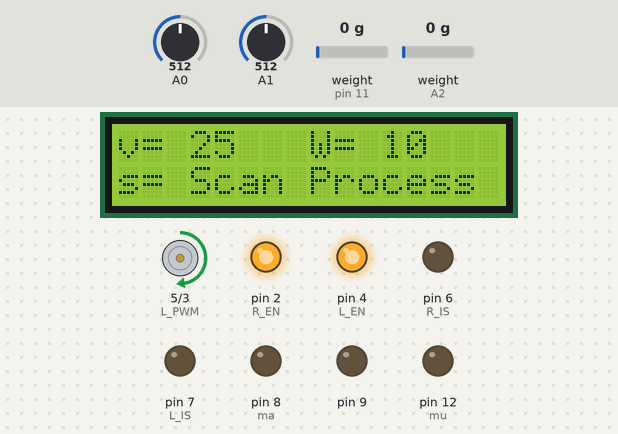
The sketch below on a simulated Arduino Uno, built with avr-gcc and run on an emulated ATmega328P. Parts: 16×2 character LCD, motor-driver pin pairs drawn as motors (green arrow = first pin HIGH = forward, orange = second pin HIGH = backward, longer = more drive), output pins drawn as LEDs (lit = HIGH). The inputs (shaded band) are chosen by the test bench; at power-on: A1 = 512, weight on the scale (sensors on pin 11, A2) 0 g, A0 = 512. What the sketch prints to the serial monitor is not drawn.

Above: at 3.3 s.
3.4 s: A1 set to 407
17.4 s: A1 set to 386
At 31.2 s:
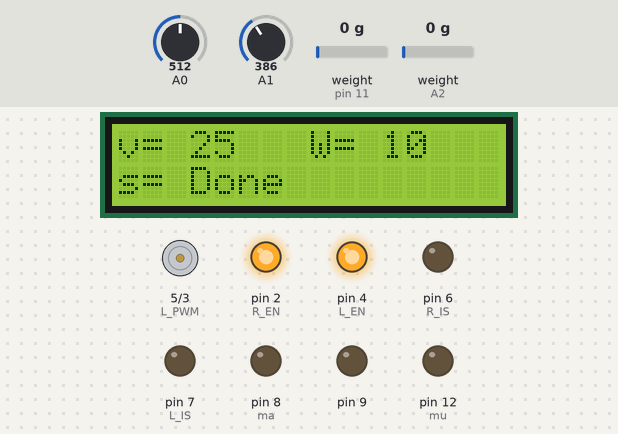
31.4 s: weight on the scale (sensor on pin 11) set to 1250 g
At 32.7 s:
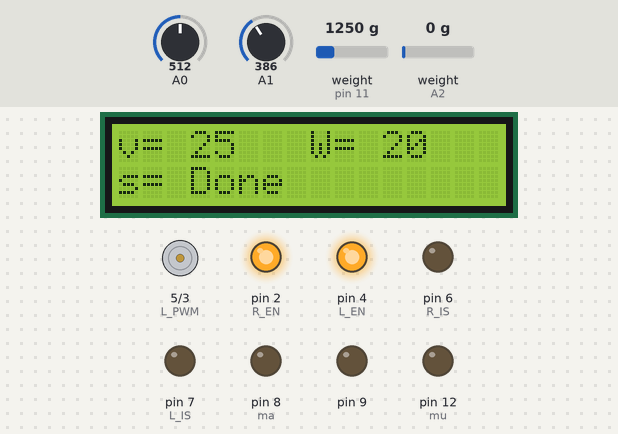
36.7 s: weight on the scale (sensor on A2) set to 100 g
At 38.5 s:
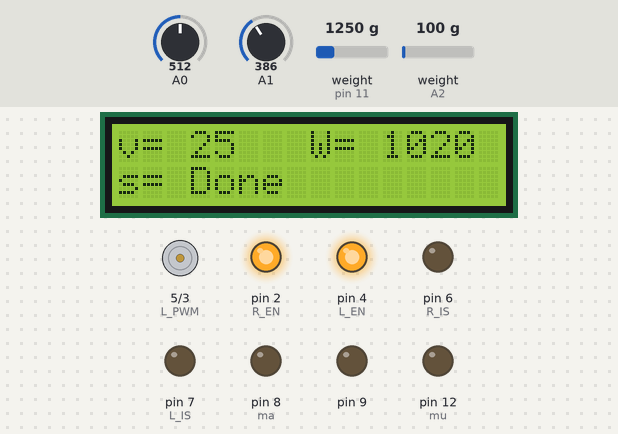
50.7 s: weight on the scale (sensor on A2) set to 1250 g
At 52.5 s:
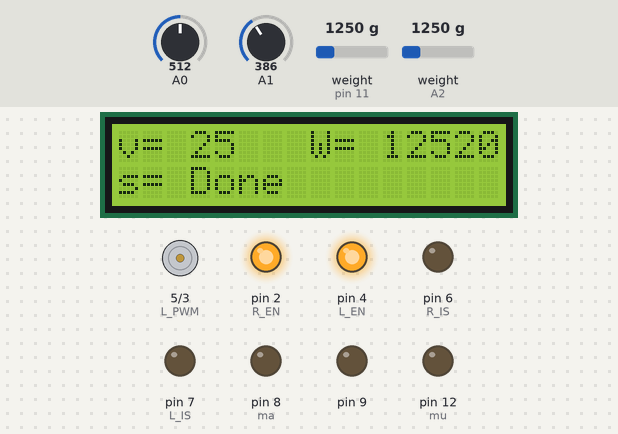
64.7 s: weight on the scale (sensor on A2) set to 3750 g
At 66.5 s:
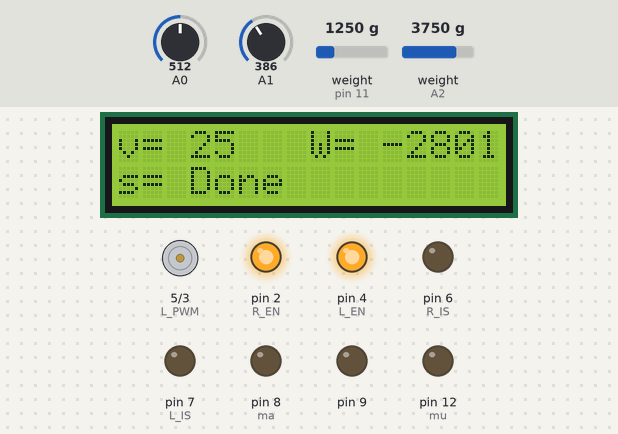
Timing chart, 0 to 68.0 s (numbered marks = the images above; inputs shaded):
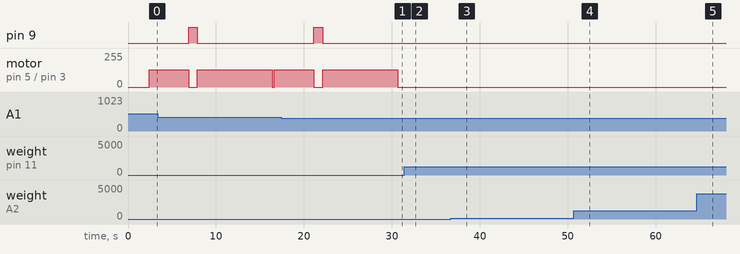

The sketch:

Conveyor_QC.ino
```cpp
  #include <Wire.h>
  #include <LiquidCrystal_I2C.h>
  LiquidCrystal_I2C lcd(0x27, 16, 2);

//SENSOR BERAT
  #include "HX711.h"
  #define DOUT  A2
  #define CLK  A3

    #define DOUT2  11
  #define CLK2  10


  HX711 scale(DOUT, CLK);
    HX711 scale2(DOUT2, CLK2);

  float calibration_factor = 1500;
    float calibration_factor2 = 6000;
  int GRAM = 0;
  int GRAM2 = 0;


//MOTOR
  int R_IS = 6;
  int R_EN = 2;
  int R_PWM = 3;
  int L_IS = 7;
  int L_EN = 4;
  int L_PWM = 5;
  int ma = 8;
  int mu= 12;

  int lamp = 10;
  int lamp2 = 11;


  int potensio2 = 0;
  int potensio3 = 0;
  int sensornya = 0;


void setup() {
  pinMode(DOUT2, INPUT);
  pinMode(CLK2, INPUT);

//SENSOR BERAT SETUP
  Serial.begin(9600);
  Serial.println("tekan a,s,d,f untuk menaikan calibration_factor ke 10,100,1000,10000");
  Serial.println("tekan z,x,c,v untuk menurunkan calibration_factor ke 10,100,1000,10000");
  Serial.println("Tekan T untuk Tare");
  scale.set_scale();
  scale.tare();
  long zero_factor = scale.read_average();
  Serial.print("Zero factor: ");
  Serial.println(zero_factor);


//LCD SETUP
  lcd.begin();
  lcd.backlight();
  lcd.clear();

//MOTOR SETUP
  Serial.begin(9600);
  pinMode(R_IS, OUTPUT);
  pinMode(R_EN, OUTPUT);
  pinMode(R_PWM, OUTPUT);
  pinMode(L_IS, OUTPUT);
  pinMode(L_EN, OUTPUT);
  pinMode(L_PWM, OUTPUT);
  pinMode(ma, INPUT);
  pinMode(mu, INPUT);

  analogWrite(ma, 0);
  analogWrite(mu, 0);
  digitalWrite(R_IS, LOW);
  digitalWrite(L_IS, LOW);
  digitalWrite(R_EN, HIGH);
  digitalWrite(L_EN, HIGH);

//LAMPU
  pinMode(9,OUTPUT);


}

void loop() {
  //SENSOR KALIBRASI
  int W1 = GRAM+1;
  int W2 = GRAM2;
  int b = W1;
  int b2 = W2;
  scale.set_scale(calibration_factor);
  GRAM = scale.get_units(), 4;

  Serial.print("Reading: ");
  Serial.print(W1);
  Serial.print(" Gram");
  Serial.print(" calibration_factor: ");
  Serial.print(calibration_factor);
  Serial.println();

  scale2.set_scale(calibration_factor2);
  GRAM2 = scale2.get_units(), 4;

  Serial.print("Reading2: ");
  Serial.print(W2);
  Serial.print(" Gram");
  Serial.print(" calibration_factor2: ");
  Serial.print(calibration_factor2);
  Serial.println();

  int w = ((b+b2)*10);

  lcd.setCursor(8, 0);
  lcd.print("W=");
  lcd.setCursor(11, 0);
  lcd.print(w);


  //SPEED MOTOR
  int  v = analogRead(A0);
  int  potensio = map(v, 0, 1023, 0, 256);
  int kec = map (potensio, 44, 255, 10, 50);

  potensio3 = potensio + 5;
  //Serial.println(potensio);
  //Serial.println(potensio2);
  lcd.setCursor(0, 0);
  lcd.print("v= ");
  lcd.setCursor(3, 0);
  lcd.print(kec);


//SENSOR DISTANCE
  int  a = analogRead(A1);
  int sensor = 10650.08*pow(a, -0.935)-10;

  lcd.setCursor(0, 1);
  lcd.print("s= ");
  lcd.setCursor(3, 1);
  Serial.println(sensor);


//MOTOR
  int maju = digitalRead(ma);
  int mundur = digitalRead(mu);


int t = (450/kec)*250;
int t2 = (300/kec)*250;
int t3 = (800/kec)*250;


if (sensor < 30){
  lcd.print("Scan Process");
}
else if(w>20 && w<500 && kec > 10 && maju == HIGH){
  lcd.print("Process");
}
 else{
  lcd.print("Done");
 }


if(sensor<30){
    analogWrite(L_PWM, potensio);
    analogWrite(R_PWM, 0);
    delay(t);
    digitalWrite(9, HIGH);
    analogWrite(R_PWM, 0);
    analogWrite(L_PWM, 0);
    delay(1000);
    digitalWrite(9, LOW);
    analogWrite(L_PWM, potensio);
    analogWrite(R_PWM, 0);
    delay(t3);
    //Serial.println("sensor = ");
    //Serial.println(sensor);

  }

delay(500);

if(w>20 && w<1000 && kec > 10 && maju == HIGH){
  delay(2000);
     analogWrite(L_PWM, potensio);
  analogWrite(R_PWM, 0);
  delay(t2);
   analogWrite(lamp, potensio);
   analogWrite(lamp2, 0);

  }
else if(w>20 && w<1000 && kec >10 && mundur == HIGH){

   analogWrite(R_PWM, potensio);
   analogWrite(L_PWM, 0);
    delay(t2);
  analogWrite(lamp, 0);
  analogWrite(lamp2, potensio);
 // Serial.println("mundur");


}
//Sensor Distance


else{
  lcd.print("Berhenti");
  analogWrite(R_PWM, 0);
  analogWrite(L_PWM, 0);
  analogWrite(lamp, LOW);
 // Serial.println("berhenti");
}


 if(potensio2 >= potensio)
{
  lcd.clear();
}

 if(potensio3 >= potensio)
{
  lcd.clear();
}

}
```

Measured:
- the behaviour switches between 393 and 392 on A1 (found by bisection; images 0 and 1)
- after the input at 17.4 s, motor on pin 5 (L_PWM) / pin 3 (R_PWM): goes on until 30.6 s, then stays stopped; the display: first differs from a run without the input after 13.5 s (image 1)
- after the input at 31.4 s, the display: first differs from a run without the input after 0.94 s (image 2)
- after the input at 36.7 s, the display: first differs from a run without the input after 1.5 s (image 3)
- after the input at 50.7 s, the display: first differs from a run without the input after 1.5 s (image 4)
- after the input at 64.7 s, the display: first differs from a run without the input after 1.5 s (image 5)
- what the display in image 1 shows lasts 0.5 s, from 30.9 s to 31.4 s
